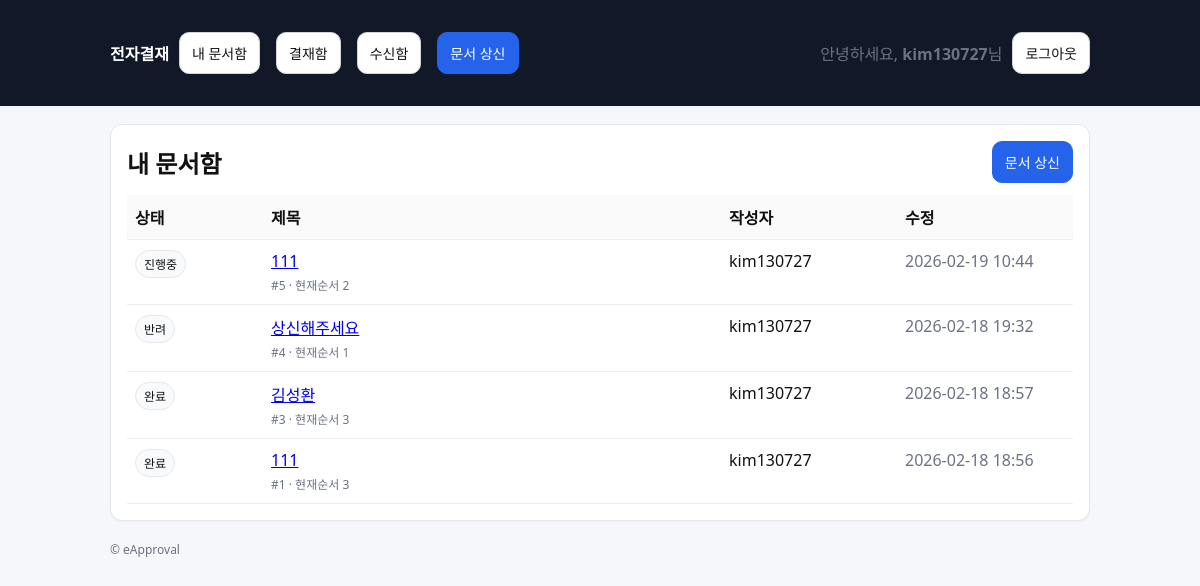
The page /approvals/docs/ (signed in) on the database its author committed.
### approvals/models.py (models this page shows, shortened)
class Document(models.Model):
    class Status(models.TextChoices):
        DRAFT = "DRAFT", "임시"
        SUBMITTED = "SUBMITTED", "상신"
        IN_PROGRESS = "IN_PROGRESS", "진행중"
        REJECTED = "REJECTED", "반려"
        COMPLETED = "COMPLETED", "완료"
    title = models.CharField(max_length=200)
    content = models.TextField(blank=True)
    created_by = models.ForeignKey(
        settings.AUTH_USER_MODEL, on_delete=models.PROTECT, related_name="docs_created"
    )
    status = models.CharField(max_length=20, choices=Status.choices, default=Status.DRAFT)
    current_line_order = models.PositiveIntegerField(default=1)
    created_at = models.DateTimeField(auto_now_add=True)
    updated_at = models.DateTimeField(auto_now=True)

### approvals/views.py (the view)
# urls.py: path("approvals/docs/", views.doc_list, name="doc_list"),
@login_required
def doc_list(request):
    docs = my_documents(request.user)
    return render(request, "approvals/doc_list.html", {"title": "내 문서함", "docs": docs})

### approvals/selectors.py (called while the page is built)
def my_documents(user):
    return Document.objects.filter(created_by=user).order_by("-id")

### templates/approvals/doc_list.html (shortened to what this page needs)
{% extends "base.html" %}
{% block content %}
  <div class="card">
    <div class="row" style="justify-content:space-between;">
      <h2 style="margin:0;">{{ title }}</h2>
      <a class="btn btn-primary" href="{% url 'approvals:doc_create' %}">문서 상신</a>
    </div>
    <div style="margin-top:12px;">
      <table class="table">
        <thead>
          <tr>
            <th style="width:120px;">상태</th>
            <th>제목</th>
            <th style="width:160px;">작성자</th>
            <th style="width:160px;">수정</th>
          </tr>
        </thead>
        <tbody>
        {% for doc in docs %}
          <tr>
            <td><span class="badge">{{ doc.get_status_display }}</span></td>
            <td>
              <a href="{% url 'approvals:doc_detail' doc.id %}">
                {{ doc.title }}
              </a>
              <div class="muted" style="font-size:12px; margin-top:4px;">
                #{{ doc.id }} · 현재순서 {{ doc.current_line_order }}
              </div>
            </td>
            <td>{{ doc.created_by.username }}</td>
            <td class="muted">{{ doc.updated_at|date:"Y-m-d H:i" }}</td>
          </tr>
        {% empty %}
          <tr>
            <td colspan="4" class="muted">문서가 없습니다.</td>
          </tr>
        {% endfor %}
        </tbody>
      </table>
    </div>
  </div>
{% endblock %}

### templates/base.html (shortened to what this page needs)
<!doctype html>
<html lang="ko">
<head>
</head>
<body>
  <header>
    <div class="wrap">
      <nav>
        <a href="{% url 'approvals:home' %}"><strong>전자결재</strong></a>
        <a class="btn" href="{% url 'approvals:doc_list' %}">내 문서함</a>
        <a class="btn" href="{% url 'approvals:inbox' %}">결재함</a>
        <a class="btn" href="{% url 'approvals:received' %}">수신함</a>
        <a class="btn btn-primary" href="{% url 'approvals:doc_create' %}">문서 상신</a>
        {% if user.is_authenticated %}
          <span class="muted">안녕하세요, <strong>{{ user.username }}</strong>님</span>
          <form method="post" action="{% url 'accounts:logout' %}" style="display:inline;">
            <button class="btn" type="submit">로그아웃</button>
          </form>
        {% else %}
          <a class="btn" href="{% url 'accounts:login' %}">로그인</a>
          <a class="btn btn-primary" href="{% url 'accounts:signup' %}">회원가입</a>
        {% endif %}
      </nav>
    </div>
  </header>
  <main class="wrap">
    {% block content %}{% endblock %}
    <footer class="muted">
      <div>© eApproval</div>
    </footer>
  </main>
</body>
</html>

### templates/base.html (style rules this page uses)
body { font-family: system-ui, -apple-system, Segoe UI, Roboto, "Noto Sans KR", Arial, sans-serif; margin:0; background:#f6f7fb; color:#111; }
header { background:#111827; color:#fff; padding:14px 18px; }
header a { color:#fff; text-decoration:none; }
.wrap { max-width: 980px; margin: 0 auto; padding: 18px; }
nav { display:flex; gap:10px; flex-wrap:wrap; align-items:center; }
.card { background:#fff; border:1px solid #e5e7eb; border-radius:12px; padding:16px; box-shadow: 0 1px 2px rgba(0,0,0,0.04); }
.btn { display:inline-block; padding:10px 12px; border-radius:10px; border:1px solid #d1d5db; background:#fff; text-decoration:none; color:#111; font-size:14px; }
.btn-primary { background:#2563eb; border-color:#2563eb; color:#fff; }
.btn + .btn { margin-left: 6px; }
.muted { color:#6b7280; }
.table { width:100%; border-collapse: collapse; }
.table th, .table td { border-bottom:1px solid #eee; padding:10px 8px; text-align:left; vertical-align:top; }
.table th { background:#fafafa; font-weight:600; }
.badge { display:inline-block; padding:4px 8px; border-radius:999px; font-size:12px; border:1px solid #e5e7eb; background:#f9fafb; }
.row { display:flex; gap:10px; flex-wrap:wrap; align-items:center; }
footer { padding: 20px 0; color:#6b7280; font-size:12px; }

### rows shown on the page
Document: status "진행중", title "111", id "5", current_line_order "2", created_by.username "kim130727", updated_at "2026-02-19 10:44"
Document: status "반려", title "상신해주세요", id "4", current_line_order "1", created_by.username "kim130727", updated_at "2026-02-18 19:32"
Document: status "완료", title "김성환", id "3", current_line_order "3", created_by.username "kim130727", updated_at "2026-02-18 18:57"
Document: status "완료", title "111", id "1", current_line_order "3", created_by.username "kim130727", updated_at "2026-02-18 18:56"

### other values the page prints
{{ user.username }} "kim130727"
{{ title }} "내 문서함"
